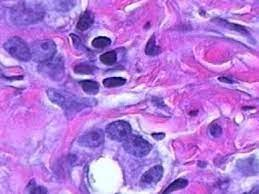
%> input picture Matlab_useful_code/hestain.jpg, 259 x 194 px
$ octave code_base_segmentation.m   (GNU Octave 9; MATLAB toolbox functions it lacks are replaced by stand-ins)
%> lines starting %> are read from the running program, lines starting %| are printed output that depends on the picture; in (x1, y1, x2, y2) boxes, pixels count from 0 and x2, y2 are one past the last pixel; in counts of white or black regions, pixels touching at a corner belong together; the program's own positions count from 1
he = imread('hestain.jpg');
%> he is the input picture: size 194x259x3 uint8; mean R, G, B 181.4, 121.2, 219.9
subplot(2,3,1);
imshow(he), title('H&E image');
text(size(he,2),size(he,1)+15,...
     'Image courtesy of Alan Partin, Johns Hopkins University', ...
     'FontSize',7,'HorizontalAlignment','right');
 lab_he = rgb2lab(he);
%> lab_he: size 194x259x3 double; mean of channels 1, 2, 3 60.7, 41.3, -41.2
 ab = lab_he(:,:,2:3);
ab = im2single(ab);
nColors = 3;
pixel_labels = imsegkmeans(ab,nColors,'NumAttempts',3);
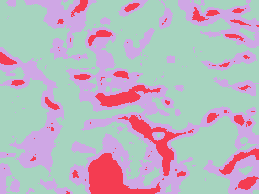
%> pixel_labels: size 194x259 uint8; 3 distinct labels, from 1 to 3; one colour per label, 0 black
subplot(2,3,2);
imshow(pixel_labels,[])
title('Image Labeled by Cluster Index');
mask1 = pixel_labels==1;
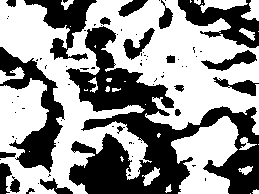
%> mask1: size 194x259 logical; 57.3% white; 76 black regions (56 under 20 px), largest, box (x1, y1, x2, y2) and area: (66, 26, 259, 194) 12346, (0, 47, 65, 173) 2849, (178, 0, 259, 48) 1839
cluster1 = he .* uint8(mask1);
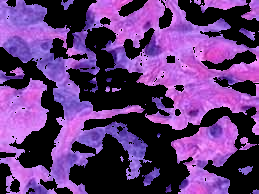
%> cluster1: size 194x259x3 uint8; mean R, G, B 100.7, 57.7, 123.6
subplot(2,3,3);
imshow(cluster1)
title('Objects in Cluster 1');
mask2 = pixel_labels==2;
%> mask2: size 194x259 logical; 9.9% white; 71 white regions (45 under 20 px), largest, box (x1, y1, x2, y2) and area: (88, 153, 161, 194) 1406, (118, 115, 186, 176) 878, (95, 85, 161, 107) 591
cluster2 = he .* uint8(mask2);
subplot(2,3,4);
imshow(cluster2)
title('Objects in Cluster 2');
mask3 = pixel_labels==3;
%> mask3: size 194x259 logical; 32.8% white; 77 white regions (56 under 20 px), largest, box (x1, y1, x2, y2) and area: (66, 26, 259, 194) 8290, (0, 47, 65, 173) 2542, (24, 0, 97, 61) 1515
cluster3 = he .* uint8(mask3);
subplot(2,3,5);
imshow(cluster3)
title('Objects in Cluster 3');
L = lab_he(:,:,1);
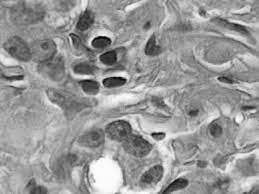
%> L: size 194x259 double; min 2.9, max 99.75, mean 60.7; drawn with min black and max white
L_blue = L .* double(mask3);
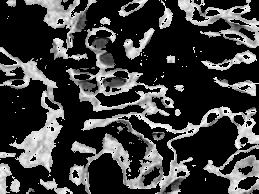
%> L_blue: size 194x259 double; min 0, max 84.64, mean 20.6; drawn with min black and max white
L_blue = rescale(L_blue);
idx_light_blue = imbinarize(nonzeros(L_blue));
%> idx_light_blue = 16494 logical values, 12617 true
blue_idx = find(mask3);
%> blue_idx = 16494 values from 48 to 50242
mask_dark_blue = mask3;
mask_dark_blue(blue_idx(idx_light_blue)) = 0;
%> mask_dark_blue: size 194x259 logical; 7.7% white; 219 white regions (175 under 20 px), largest, box (x1, y1, x2, y2) and area: (86, 37, 116, 68) 394, (69, 73, 100, 95) 230, (102, 77, 127, 88) 199
blue_nuclei = he .* uint8(mask_dark_blue);
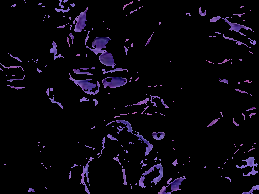
%> blue_nuclei: size 194x259x3 uint8; mean R, G, B 9, 6.2, 13.1
subplot(2,3,6);
imshow(blue_nuclei)
title('Blue Nuclei');
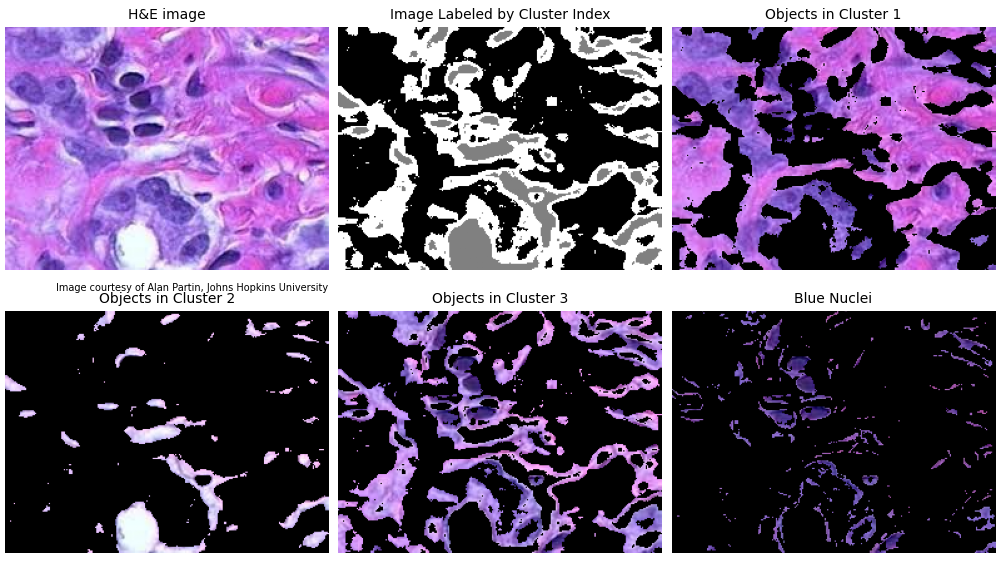
%> figure redrawn from the program's plot data, 6 panels
